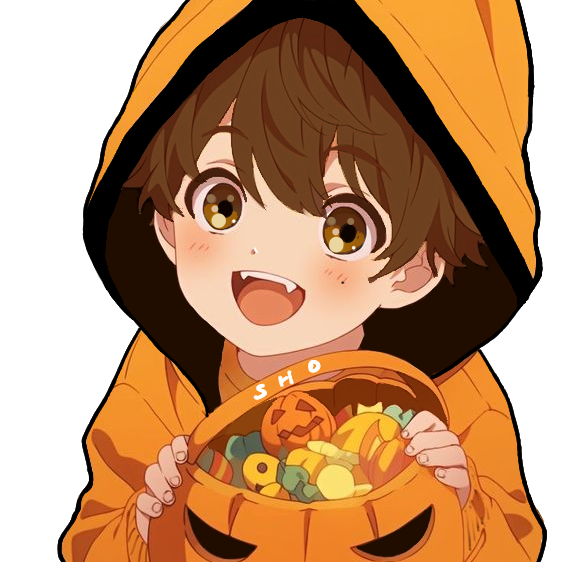
#> input picture graphics/sticker/lil_sho.png, 563 x 562 px
$ python a.py
#> lines starting #> are read from the running program, lines starting #| are printed output that depends on the picture; after the words box and inside, x2 and y2 are one past the last pixel; in counts of white or black regions, pixels touching at a corner belong together
from PIL import Image, ImageFilter

stroke_radius = 9
img = Image.open('lil_sho.png') # RGBA image
#> img is the input picture: PIL image 563x562 RGBA; mean R, G, B, A 119.4, 75.1, 38.1, 190.6
stroke_image = Image.new("RGBA", img.size, (255, 255, 255, 255))
#> stroke_image: PIL image 563x562 RGBA; every value is 255
img_alpha = img.getchannel(3).point(lambda x: 255 if x>0 else 0)
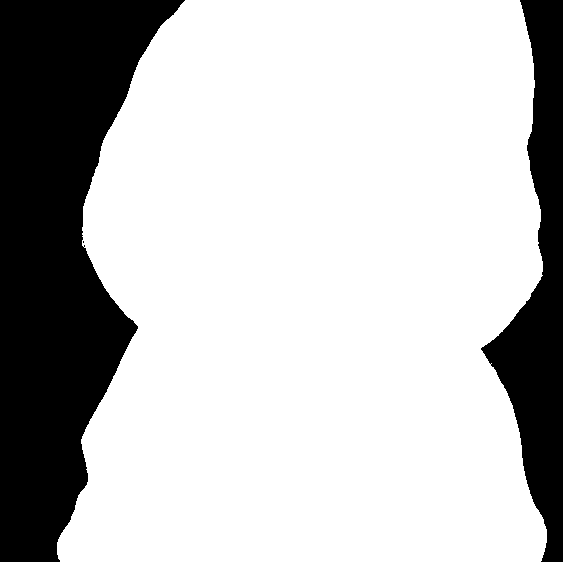
#> img_alpha: PIL image 563x562 L; 74.9% white; 3 black regions (1 under 20 px), largest, box (x1, y1, x2, y2) and area: (0, 0, 185, 562) 59061, (481, 0, 563, 562) 20313
stroke_alpha = img_alpha.filter(ImageFilter.MaxFilter(stroke_radius))
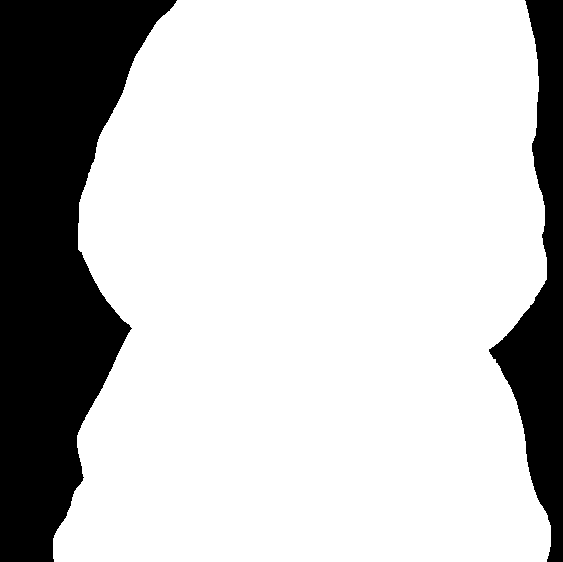
#> stroke_alpha: PIL image 563x562 L; 76.9% white; 2 black regions, box (x1, y1, x2, y2) and area: (0, 0, 177, 562) 55791, (489, 0, 563, 562) 17360
# optionally, smooth the result
stroke_alpha = stroke_alpha.filter(ImageFilter.SMOOTH_MORE)
stroke_image.putalpha(stroke_alpha)
output = Image.alpha_composite(stroke_image, img)
output.save("output.png")
